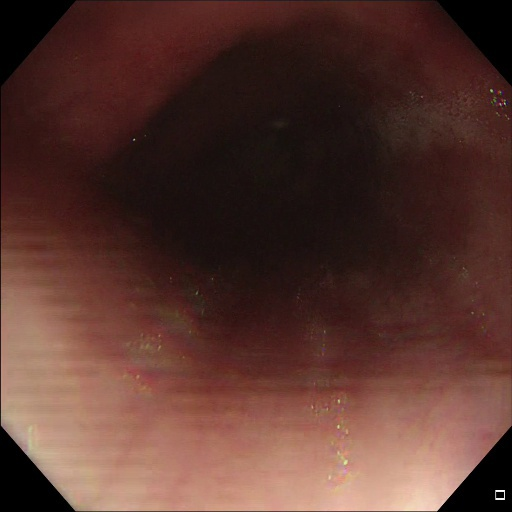
#> input picture Prueba/NO/1772_A_M62_00166.jpg, 512 x 512 px; its folder holds only this picture in this run
$ python cutNotRe.py   (older library calls are emulated)
#> lines starting #> are read from the running program, lines starting #| are printed output that depends on the picture; after the words box and inside, x2 and y2 are one past the last pixel; in counts of white or black regions, pixels touching at a corner belong together
### CutDM/rOI.py
# -*- coding: utf-8 -*-
"""
Created on Wed Jul 31 10:22:47 2019

@author: Nataly
"""
import cv2
import numpy as np
def ROI(ima):


    imA=cv2.cvtColor(ima,cv2.COLOR_RGB2XYZ)
    I,I,II=cv2.split(imA)

    ta=II.shape
    ta=list(ta)
    #plt.imshow(II, cmap=plt.cm.gray)
    #plt.show()
    MIN=int(np.min(II))
    MAX=int(np.max(II))

    hist = cv2.calcHist([II],[0],None,[MAX+1],[MIN,MAX])
    hist = cv2.calcHist([II],[0],None,[256],[0,255])
    #plt.plot(hist)
    #plt.show()

    div=6
    #div=6
    nuevohist=hist.tolist()
    l=int(len(nuevohist)/div)
    i=1
    a=0
    suma=np.zeros((div))
    valm=0
    hasta=0
    for y in range(1,div+1):
        suma[a]=int(sum(np.asarray(nuevohist[i:int(l)*y])))
        if suma[a]>valm:
            valm=suma[a]
            hasta=y
        i=int(l)*y+1
        a=a+1
    #print(l)
    #print(hasta)

    porcen=0.3
    ##G
    ##z2

    #porcen=0.2
    #"""
    a=hist[:int((l*hasta)*porcen)]
    a=a.tolist()
    hist=hist.tolist()
    u=np.max(a)
    umbral1 = hist.index(u)
    a=a[umbral1:]

    uu=np.min(a)
    histb=hist[umbral1:]

    umbral=histb.index(uu)
    #print(umbral)
    umbral=umbral+len(hist[:umbral1])
    #"""
    #umbral=int((l*hasta)*porcen)
    binary=II.copy()
    print(umbral)
    for f in range(ta[0]):
        for c in range (ta[1]):
            if II[f,c]<=umbral:
                binary[f,c]=0
            else:
                binary[f,c]=1

    binary = (binary*255).astype(np.uint8)
    #plt.imshow(binary, cmap=plt.cm.gray)
    #plt.show()
    #"""
    ### Transformaciones Morfologicas
   ## sin log ope 30 close 37

    kernel = cv2.getStructuringElement(cv2.MORPH_ELLIPSE, (27, 27))
    openi = cv2.morphologyEx(binary, cv2.MORPH_OPEN, kernel)

    kernel = cv2.getStructuringElement(cv2.MORPH_ELLIPSE, (37, 37))
    close=cv2.morphologyEx(openi, cv2.MORPH_CLOSE, kernel)

    #contours,hierachy = cv2.findContours(close,cv2.RETR_LIST,cv2.CHAIN_APPROX_SIMPLE)
    _,contours,_ = cv2.findContours(close,cv2.RETR_LIST,cv2.CHAIN_APPROX_SIMPLE)
    areas = [cv2.contourArea(c) for c in contours]
    max_index = np.argmax(areas)
    cnt=contours[max_index]
    x,y,w,h = cv2.boundingRect(cnt)
    # [9 lines of commented-out code are left out]
    tru=15
    for f in range ((y+tru),(y+h-tru)):
        for c in range(x+tru,(x+w-tru)):
            #print(f,c)
            if close[f+tru,c+tru]==255 or close[f+tru,c]==255 or close[f,c+tru]==255 and close[f,c]==0:
                close[f,c]=255
            else:
                close[f,c]=close[f,c]

    return close

### Prueba/NO/cutNotRe.py
# -*- coding: utf-8 -*-
"""
Created on Sat Aug  3 17:36:19 2019

@author: Usuario
"""

#from readimg import read_img
import cv2
import numpy as np
import glob
from yolovoc import yolo2voc
from readboxes import read_boxes
from matplotlib import pyplot as plt
from rOI import ROI

#tamañoA = []
#tamañoB = []

for image in glob.glob('*.jpg'):
    # image = '00002.jpg'
    im = cv2.imread(image)
#> im is the input picture: shape (512, 512, 3); mean B, G, R 46.5, 53.9, 87.4
    aa,bb,c = im.shape
#> aa = 512; bb = 512; c = 3
    imaROI=ROI(im)
#> in ROI, `imA=cv2.cvtColor(ima,cv2.COLOR_RGB2XYZ)`: imA: shape (512, 512, 3); mean of channels 0, 1, 2 54.2, 54.7, 90.3
#> in ROI, `I,I,II=cv2.split(imA)`:
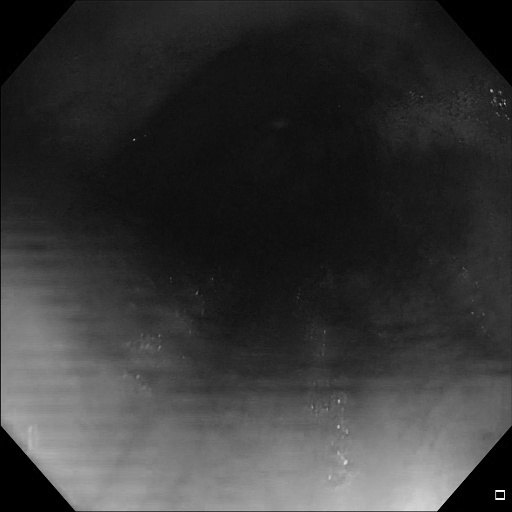
#> I: shape (512, 512); min 0, max 255, mean 54.7
#> in ROI, `I,I,II=cv2.split(imA)`:
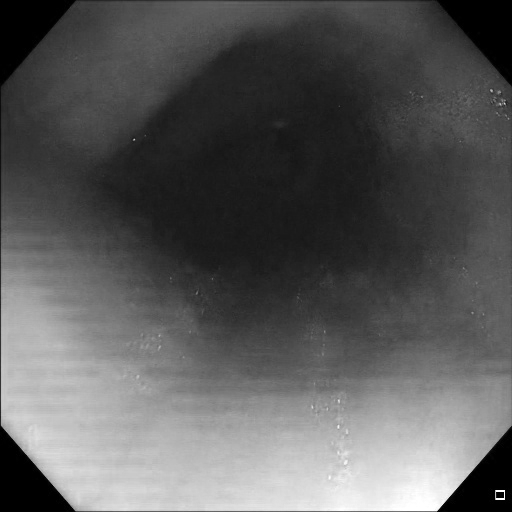
#> II: shape (512, 512); min 0, max 255, mean 90.3
#> in ROI, `MIN=int(np.min(II))`: MIN = 0
#> in ROI, `MAX=int(np.max(II))`: MAX = 255
#> in ROI, `hist = cv2.calcHist([II],[0],None,[MAX+1],[MIN,MAX])`: hist = 256 values, max 10892 at index 0, min 0 at index 255, mean 1022.9
#> in ROI, `nuevohist=hist.tolist()`: nuevohist = 256 items, first 6: [10892], [812], [350], [234], [199], [112]
#> in ROI, `l=int(len(nuevohist)/div)`: l = 42
#> the loop in ROI, `for y in range(1,div+1):` made 6 passes
#> i on passes 1 to 6: 43, 85, 127, 169, 211, 253
#> after the loop in ROI, `for y in range(1,div+1):`: a = 6; hasta = 2; suma = [55779, 89460, 32237, 21761, 35686, 10868]; valm = 89460
#> in ROI, `a=hist[:int((l*hasta)*porcen)]`: a = 25 values, max 10892 at index 0, min 11 at index 18, mean 561.5
#> in ROI, `a=a.tolist()`: a = 25 items, first 6: [10892], [812], [350], [234], [199], [112]
#> in ROI, `hist=hist.tolist()`: hist has the same summary as nuevohist
#> in ROI, `u=np.max(a)`: u = 10892
#> in ROI, `umbral1 = hist.index(u)`: umbral1 = 0
#> in ROI, `uu=np.min(a)`: uu = 11
#> in ROI, `histb=hist[umbral1:]`: histb has the same summary as nuevohist
#> in ROI, `umbral=histb.index(uu)`: umbral = 18
#| 18
#> after the loop in ROI, `for f in range(ta[0]):`:
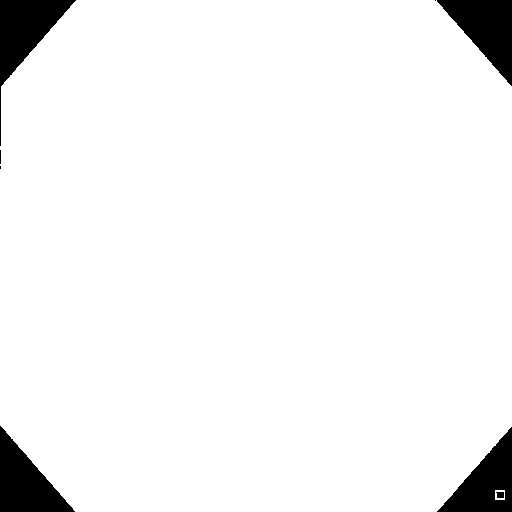
#> binary: shape (512, 512); values 0 (black) and 1 (white), 95% white; 8 black regions (3 under 20 px), largest, box (x1, y1, x2, y2) and area: (0, 0, 76, 146) 3391, (437, 0, 512, 86) 3298, (0, 426, 75, 512) 3281, (437, 427, 512, 512) 3114, (496, 492, 504, 498) 43
#> in ROI, `openi = cv2.morphologyEx(binary, cv2.MORPH_OPEN, kernel)`: openi: shape (512, 512); 95% white; 4 black regions, box (x1, y1, x2, y2) and area: (0, 0, 76, 169) 3417, (435, 0, 512, 86) 3301, (0, 426, 75, 512) 3282, (437, 427, 512, 512) 3216
#> in ROI, `close=cv2.morphologyEx(openi, cv2.MORPH_CLOSE, kernel)`:
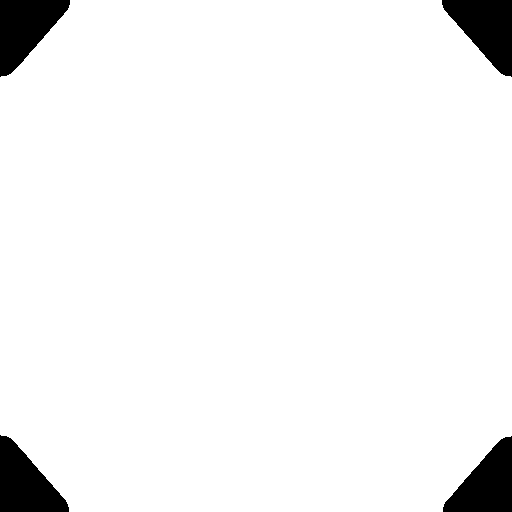
#> close: shape (512, 512); 95.1% white; 4 black regions
#> in ROI, `_,contours,_ = cv2.findContours(close,cv2.RETR_LIST,cv2.CHAIN_APPROX_S..`: contours = 1 contour; box (x1, y1, x2, y2) and area: (0, 0, 512, 512) 248455
#> in ROI, `areas = [cv2.contourArea(c) for c in contours]`: areas = [248455]
#> in ROI, `max_index = np.argmax(areas)`: max_index = 0
#> in ROI, `cnt=contours[max_index]`: cnt = contour of 110 points, box (x1, y1, x2, y2) (0, 0, 512, 512), area 248455
#> in ROI, `x,y,w,h = cv2.boundingRect(cnt)`: x = 0; w = 512
#> after the loop in ROI, `for f in range ((y+tru),(y+h-tru)):`:
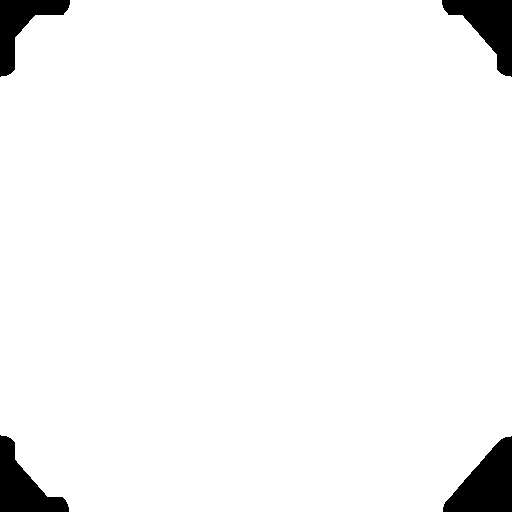
#> close: shape (512, 512); 96% white; 4 black regions, box (x1, y1, x2, y2) and area: (443, 436, 512, 512) 3137, (442, 0, 512, 77) 2599, (0, 435, 69, 512) 2506, (0, 0, 70, 77) 2142
    imaROI=cv2.normalize(imaROI, None, 0, 1, norm_type=cv2.NORM_MINMAX, dtype=cv2.CV_8UC3)
#> imaROI: shape (512, 512); values 0 (black) and 1 (white), 96% white; 4 black regions

    #cv2.imshow('Grays',imaROI)
    #cv2.destroyAllWindows()
    for z in range(c):
        im[:,:,z]=im[:,:,z]*imaROI
#> im: shape (512, 512, 3); 0.61% of pixels changed, all inside (x1, y1, x2, y2) = (0, 0, 512, 512)

    _,contours,_= cv2.findContours(imaROI,cv2.RETR_LIST,cv2.CHAIN_APPROX_SIMPLE)
#> contours = 1 contour; box (x1, y1, x2, y2) and area: (0, 0, 512, 512) 250834
    areas = [cv2.contourArea(c) for c in contours]
#> areas = [250833.5]
    max_index = np.argmax(areas)
#> max_index = 0
    cnt=contours[max_index]
#> cnt = contour of 108 points, box (x1, y1, x2, y2) (0, 0, 512, 512), area 250834
    x,y,w,h = cv2.boundingRect(cnt)
#> x = 0; y = 0; w = 512; h = 512
    # [31 lines of commented-out code are left out]

    a,b,ch = im[y:y+h,x:x+w].shape
#> a = 512; b = 512; ch = 3
    tamañoA = 48
    tamañoB = 46
    vecesA = int(a/tamañoA)
#> vecesA = 10
    vecesB = int(b/tamañoB)
#> vecesB = 11

    for f in range(0,a-tamañoA,tamañoA):
        for c in range(0,b-tamañoB,tamañoB):
            cropped = im[f:f+tamañoA,c:c+tamañoB]

            #test2[f:f+tamañoA,c:c+tamañoB]=test[f:f+tamañoA,c:c+tamañoB]
            if c==tamañoB*vecesB-tamañoB:
                cropped = im[f:f+tamañoA,c:]

                #test2[f:f+tamañoA,c:]=test[f:f+tamañoA,c:]
            if f==tamañoA*vecesA-tamañoA:
                 #print('ola')
                 if c==tamañoB*vecesB-tamañoB:
                    cropped = im[f:,c:]

                     #test2[f:,c:]=test[f:,c:]
                 else:
                     cropped = im[f:,c:c+tamañoB]
                     #test2[f:,c:c+tamañoB]=test[f:,c:c+tamañoB]
                     #print('dani')
            plt.imshow(cropped)
            plt.show()
            dire='C:/Users/Nataly/Documents/Trabajo-de-grado_Artefactos/Prueba/cutparaRE/NO/'+str(c)+str(f)+'-'+image
            cv2.imwrite(dire,cropped)
#> this loop made 10 passes
#> pass 1, `plt.show()`:
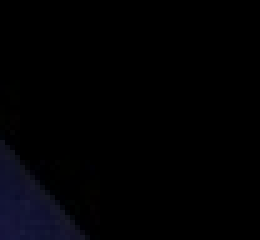
#> shown: shape (48, 52, 3) (shown 5 times larger); mean R, G, B 1.4, 1.5, 3.3
#> pass 2, `plt.show()`:
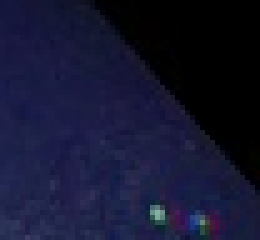
#> shown: shape (48, 52, 3) (shown 5 times larger); mean R, G, B 20.4, 22.2, 48.8
            #

            #print(test[f:f+tamañoA,c:c+tamañoB])


#promedioa = np.mean(tamañoA)
#promediob = np.mean(tamañoB)

$ run again, on Prueba/NO/1772_A_M62_00388.jpg
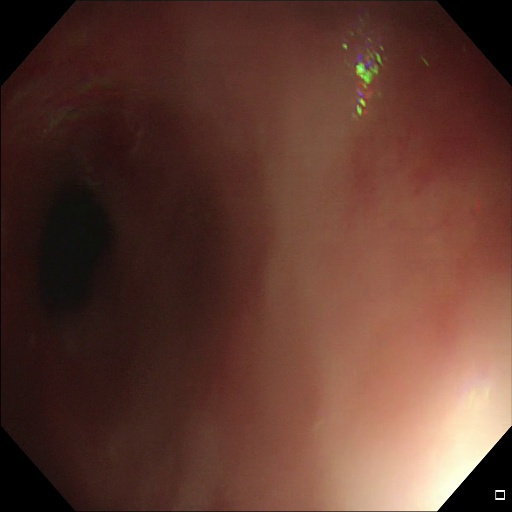
#> input picture Prueba/NO/1772_A_M62_00388.jpg, 512 x 512 px
#> im is the input picture: shape (512, 512, 3); mean B, G, R 47.5, 58, 94.4
#> imA: shape (512, 512, 3); mean of channels 0, 1, 2 57.4, 58.4, 97.2
#> in ROI, `I,I,II=cv2.split(imA)`:
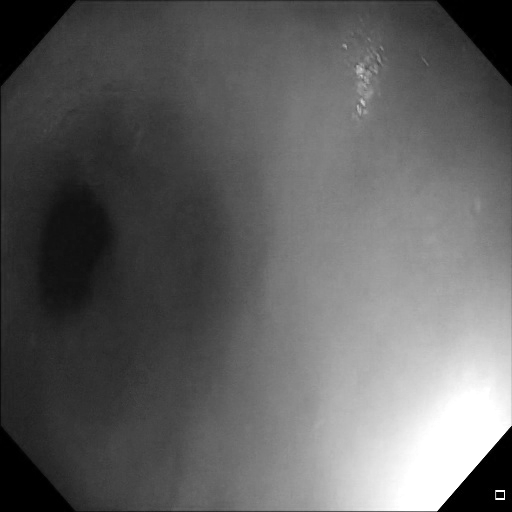
#> II: shape (512, 512); min 0, max 255, mean 97.2
#> MIN = 0
#> MAX = 255
#> in ROI, `hist = cv2.calcHist([II],[0],None,[MAX+1],[MIN,MAX])`: hist = 256 values, max 10980 at index 0, min 0 at index 255, mean 997.1
#> nuevohist = 256 items, first 6: [10980], [902], [392], [246], [173], [102]
#> l = 42
#> the loop in ROI, `for y in range(1,div+1):` made 6 passes
#> i on passes 1 to 6: 43, 85, 127, 169, 211, 253
#> after the loop in ROI, `for y in range(1,div+1):`: a = 6; hasta = 2; suma = [24934, 90947, 57071, 38557, 17027, 8992]; valm = 90947
#> in ROI, `a=hist[:int((l*hasta)*porcen)]`: a = 25 values, max 10980 at index 0, min 26 at index 11, mean 785.4
#> in ROI, `a=a.tolist()`: a = 25 items, first 6: [10980], [902], [392], [246], [173], [102]
#> in ROI, `hist=hist.tolist()`: hist has the same summary as nuevohist
#> u = 10980
#> umbral1 = 0
#> uu = 26
#> histb has the same summary as nuevohist
#> umbral = 11
#| 11
#> openi: shape (512, 512); 95% white; 6 black regions (2 under 20 px), largest, box (x1, y1, x2, y2) and area: (0, 0, 76, 87) 3309, (0, 416, 76, 512) 3305, (437, 0, 512, 85) 3253, (437, 428, 512, 512) 3223
#> in ROI, `_,contours,_ = cv2.findContours(close,cv2.RETR_LIST,cv2.CHAIN_APPROX_S..`: contours = 1 contour; box (x1, y1, x2, y2) and area: (0, 0, 512, 512) 248489
#> in ROI, `areas = [cv2.contourArea(c) for c in contours]`: areas = [248489]
#> in ROI, `max_index = np.argmax(areas)`: max_index = 0
#> in ROI, `cnt=contours[max_index]`: cnt = contour of 110 points, box (x1, y1, x2, y2) (0, 0, 512, 512), area 248489
#> in ROI, `x,y,w,h = cv2.boundingRect(cnt)`: x = 0; w = 512
#> imaROI: shape (512, 512); values 0 (black) and 1 (white), 96% white; 4 black regions
#> `_,contours,_= cv2.findContours(imaROI,cv2.RETR_LIST,cv2.CHAIN_APPROX_S..`: contours = 1 contour; box (x1, y1, x2, y2) and area: (0, 0, 512, 512) 250858
#> `areas = [cv2.contourArea(c) for c in contours]`: areas = [250858]
#> `max_index = np.argmax(areas)`: max_index = 0
#> `cnt=contours[max_index]`: cnt = contour of 102 points, box (x1, y1, x2, y2) (0, 0, 512, 512), area 250858
#> `x,y,w,h = cv2.boundingRect(cnt)`: x = 0; w = 512
#> the loop `for f in range(0,a-tamañoA,tamañoA):` made 10 passes
#> pass 2, `plt.show()`:
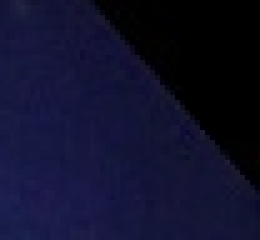
#> shown: shape (48, 52, 3) (shown 5 times larger); mean R, G, B 15.3, 16.3, 43.5

$ run again, on Prueba/NO/1772_A_M62_00893.jpg
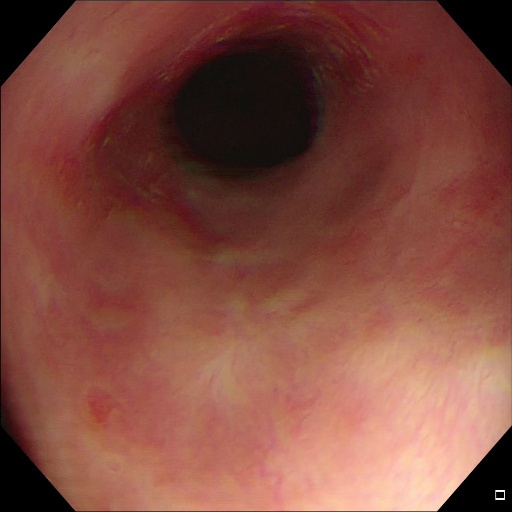
#> input picture Prueba/NO/1772_A_M62_00893.jpg, 512 x 512 px
#> im is the input picture: shape (512, 512, 3); mean B, G, R 63.6, 75.1, 130
#> imA: shape (512, 512, 3); mean of channels 0, 1, 2 76.5, 76.6, 133.4
#> in ROI, `I,I,II=cv2.split(imA)`:
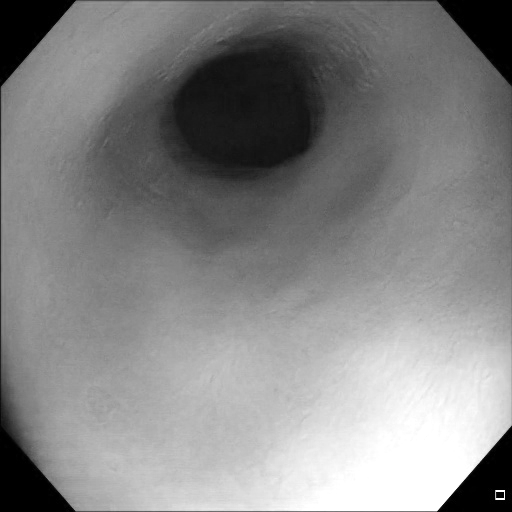
#> II: shape (512, 512); min 0, max 255, mean 133.4
#> MIN = 0
#> MAX = 255
#> in ROI, `hist = cv2.calcHist([II],[0],None,[MAX+1],[MIN,MAX])`: hist = 256 values, max 10526 at index 0, min 0 at index 255, mean 991.5
#> nuevohist = 256 items, first 6: [10526], [916], [355], [258], [242], [126]
#> l = 42
#> the loop in ROI, `for y in range(1,div+1):` made 6 passes
#> i on passes 1 to 6: 43, 85, 127, 169, 211, 253
#> after the loop in ROI, `for y in range(1,div+1):`: a = 6; hasta = 4; suma = [18195, 16683, 61896, 79480, 39159, 21753]; valm = 79480
#> in ROI, `a=hist[:int((l*hasta)*porcen)]`: a = 50 values, max 10526 at index 0, min 22 at index 15, mean 615.9
#> in ROI, `a=a.tolist()`: a = 50 items, first 6: [10526], [916], [355], [258], [242], [126]
#> in ROI, `hist=hist.tolist()`: hist has the same summary as nuevohist
#> u = 10526
#> umbral1 = 0
#> uu = 22
#> histb has the same summary as nuevohist
#> umbral = 15
#| 15
#> openi: shape (512, 512); 95% white; 5 black regions (1 under 20 px), largest, box (x1, y1, x2, y2) and area: (0, 0, 76, 87) 3305, (0, 404, 75, 512) 3303, (437, 0, 512, 85) 3239, (438, 427, 512, 512) 3194
#> in ROI, `_,contours,_ = cv2.findContours(close,cv2.RETR_LIST,cv2.CHAIN_APPROX_S..`: contours = 1 contour; box (x1, y1, x2, y2) and area: (0, 0, 512, 512) 248568
#> in ROI, `areas = [cv2.contourArea(c) for c in contours]`: areas = [248568.5]
#> in ROI, `max_index = np.argmax(areas)`: max_index = 0
#> in ROI, `cnt=contours[max_index]`: cnt = contour of 110 points, box (x1, y1, x2, y2) (0, 0, 512, 512), area 248568
#> in ROI, `x,y,w,h = cv2.boundingRect(cnt)`: x = 0; w = 512
#> imaROI: shape (512, 512); values 0 (black) and 1 (white), 96.1% white; 4 black regions
#> `_,contours,_= cv2.findContours(imaROI,cv2.RETR_LIST,cv2.CHAIN_APPROX_S..`: contours = 1 contour; box (x1, y1, x2, y2) and area: (0, 0, 512, 512) 250924
#> `areas = [cv2.contourArea(c) for c in contours]`: areas = [250923.5]
#> `max_index = np.argmax(areas)`: max_index = 0
#> `cnt=contours[max_index]`: cnt = contour of 103 points, box (x1, y1, x2, y2) (0, 0, 512, 512), area 250924
#> `x,y,w,h = cv2.boundingRect(cnt)`: x = 0; w = 512
#> the loop `for f in range(0,a-tamañoA,tamañoA):` made 10 passes
#> pass 2, `plt.show()`:
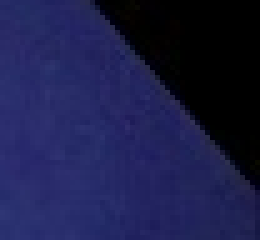
#> shown: shape (48, 52, 3) (shown 5 times larger); mean R, G, B 27.6, 29.6, 72.8

$ run again, on Prueba/NO/1772_A_M62_00970.jpg
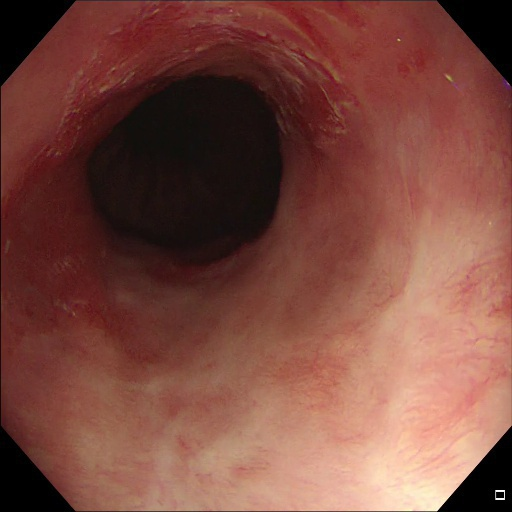
#> input picture Prueba/NO/1772_A_M62_00970.jpg, 512 x 512 px
#> im is the input picture: shape (512, 512, 3); mean B, G, R 63.2, 73.5, 123.6
#> imA: shape (512, 512, 3); mean of channels 0, 1, 2 74.6, 74.9, 127.1
#> MIN = 0
#> MAX = 255
#> in ROI, `hist = cv2.calcHist([II],[0],None,[MAX+1],[MIN,MAX])`: hist = 256 values, max 10051 at index 0, min 0 at index 255, mean 996.2
#> nuevohist = 256 items, first 6: [10051], [873], [552], [342], [253], [186]
#> l = 42
#> the loop in ROI, `for y in range(1,div+1):` made 6 passes
#> i on passes 1 to 6: 43, 85, 127, 169, 211, 253
#> after the loop in ROI, `for y in range(1,div+1):`: a = 6; hasta = 3; suma = [31566, 22366, 62975, 60184, 33245, 27783]; valm = 62975
#> in ROI, `a=hist[:int((l*hasta)*porcen)]`: a = 37 values, max 10051 at index 0, min 31 at index 14, mean 1095.6
#> in ROI, `a=a.tolist()`: a = 37 items, first 6: [10051], [873], [552], [342], [253], [186]
#> in ROI, `hist=hist.tolist()`: hist has the same summary as nuevohist
#> u = 10051
#> umbral1 = 0
#> uu = 31
#> histb has the same summary as nuevohist
#> umbral = 14
#| 14
#> openi: shape (512, 512); 95.1% white; 4 black regions, box (x1, y1, x2, y2) and area: (0, 0, 75, 87) 3291, (0, 426, 75, 512) 3253, (437, 0, 512, 84) 3241, (437, 429, 512, 512) 3187
#> in ROI, `_,contours,_ = cv2.findContours(close,cv2.RETR_LIST,cv2.CHAIN_APPROX_S..`: contours = 1 contour; box (x1, y1, x2, y2) and area: (0, 0, 512, 512) 248611
#> in ROI, `areas = [cv2.contourArea(c) for c in contours]`: areas = [248611]
#> in ROI, `max_index = np.argmax(areas)`: max_index = 0
#> in ROI, `cnt=contours[max_index]`: cnt = contour of 110 points, box (x1, y1, x2, y2) (0, 0, 512, 512), area 248611
#> in ROI, `x,y,w,h = cv2.boundingRect(cnt)`: x = 0; w = 512
#> imaROI: shape (512, 512); values 0 (black) and 1 (white), 96.1% white; 4 black regions
#> `_,contours,_= cv2.findContours(imaROI,cv2.RETR_LIST,cv2.CHAIN_APPROX_S..`: contours = 1 contour; box (x1, y1, x2, y2) and area: (0, 0, 512, 512) 250963
#> `areas = [cv2.contourArea(c) for c in contours]`: areas = [250963]
#> `max_index = np.argmax(areas)`: max_index = 0
#> `cnt=contours[max_index]`: cnt = contour of 103 points, box (x1, y1, x2, y2) (0, 0, 512, 512), area 250963
#> `x,y,w,h = cv2.boundingRect(cnt)`: x = 0; w = 512
#> the loop `for f in range(0,a-tamañoA,tamañoA):` made 10 passes
#> pass 2, `plt.show()`:
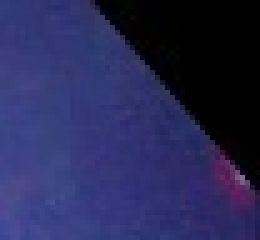
#> shown: shape (48, 52, 3) (shown 5 times larger); mean R, G, B 39.4, 41, 86.5
